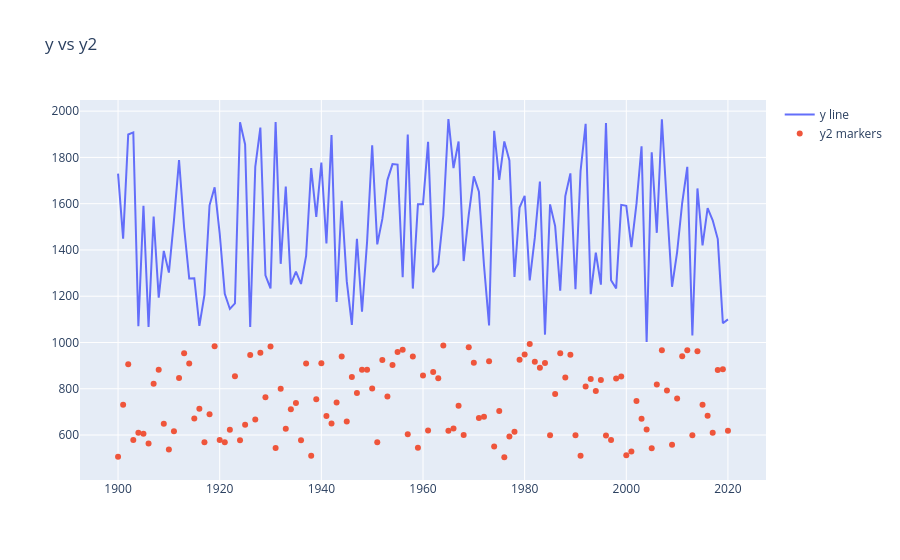

This figure's notebook cell:
### Markdown cell above
Warto zwrócić uwagę, że chcąc stworzyć wykres liniowy, korzystamy z go.Scatter – możemy go uzupełnić o argument mode=’line’, lecz ze względu na fakt, że mode=’line’ to domyślna wartość go.Scatter – nie jest to warunek konieczny.

### Code cell
fig.update_layout(title='y vs y2')
